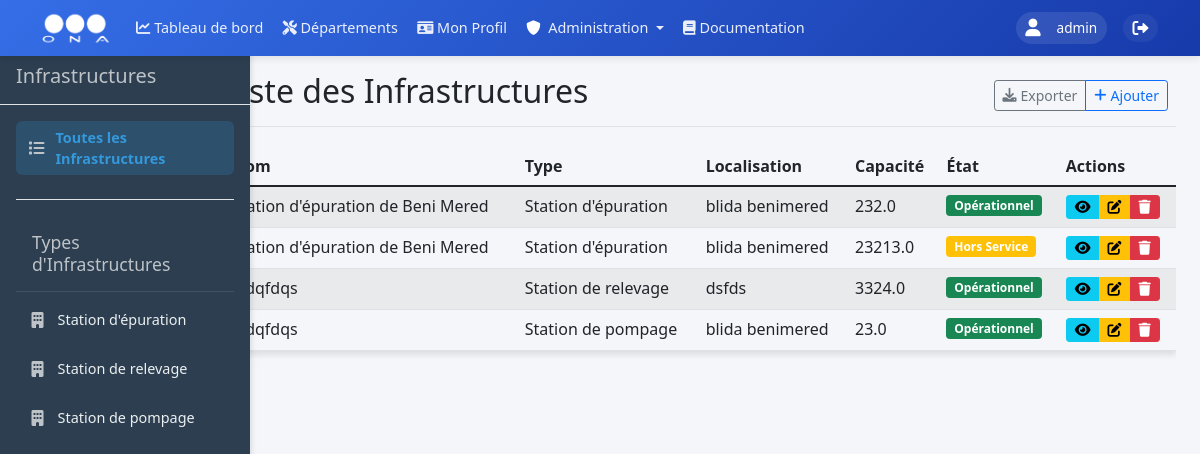
The page /departement/exploitation/infrastructures/ (signed in) on the database its author committed.
### models.py (models this page shows, shortened)
class User(UserMixin, db.Model):
    __tablename__ = 'users'
    id = db.Column(db.Integer, primary_key=True)
    username = db.Column(db.String(80), unique=True, nullable=False, index=True)
    nickname = db.Column(db.String(80), index=True)
    email = db.Column(db.String(120), unique=True, nullable=True, index=True)
    password_hash = db.Column(db.String(128))
    role = db.Column(db.String(20), nullable=False, default=UserRole.UTILISATEUR, index=True)
    is_active = db.Column(db.Boolean, default=True, index=True)
    last_login = db.Column(db.DateTime, index=True)
    unit_id = db.Column(db.Integer, db.ForeignKey('units.id', ondelete='SET NULL'), nullable=True, index=True)
    zone_id = db.Column(db.Integer, db.ForeignKey('zones.id', ondelete='SET NULL'), nullable=True, index=True)
    created_at = db.Column(db.DateTime, default=datetime.utcnow, index=True)
    updated_at = db.Column(db.DateTime, default=datetime.utcnow, onupdate=datetime.utcnow, index=True)
    profile = db.relationship('UserProfile', backref='user', uselist=False, lazy=True, cascade='all, delete-orphan')
    incidents = db.relationship('Incident', backref='author', lazy=True)

class Infrastructure(db.Model):
    __tablename__ = 'infrastructures'
    id = db.Column(db.Integer, primary_key=True)
    nom = db.Column(db.String(200), nullable=False, index=True)
    type = db.Column(db.String(100), nullable=False, index=True)
    localisation = db.Column(db.String(200), nullable=False)
    capacite = db.Column(db.Float, nullable=False)
    etat = db.Column(db.String(50), nullable=False, default='Opérationnel', index=True)
    epuration_type = db.Column(db.String(100), nullable=True, index=True)
    infrastructure_files = db.relationship('InfrastructureFile', back_populates='infrastructure', lazy='dynamic', cascade='all, delete-orphan')
    created_at = db.Column(db.DateTime, default=datetime.utcnow, index=True)
    updated_at = db.Column(db.DateTime, default=datetime.utcnow, onupdate=datetime.utcnow, index=True)

### routes/infrastructures.py (the view)
@infrastructures_bp.route('/')
@login_required
@permission_required(Permission.VIEW_INFRASTRUCTURES)
def liste_infrastructures():
    infrastructures = Infrastructure.query.all()
    infrastructure_types = ["Station d'épuration", "Station de relevage", "Station de pompage"]
    return render_template(
        'departement/exploitation/infrastructures/liste_infrastructures.html',
        infrastructures=infrastructures,
        infrastructure_types=infrastructure_types
    )

### app.py (called while the page is built)
@login_manager.user_loader
def load_user(user_id):
    return db.session.get(User, int(user_id))

### utils/permissions.py (called while the page is built)
def permission_required(permission):
    def decorator(f):
        @wraps(f)
        @login_required
        def decorated_function(*args, **kwargs):
            if not PermissionManager.has_permission(current_user.role, permission):
                flash('Vous n\'avez pas la permission d\'effectuer cette action.', 'danger')
                return redirect('main_dashboard.dashboard')  # Redirect to dashboard
            return f(*args, **kwargs)
        return decorated_function
    return decorator

    @classmethod
    def get_role_permissions(cls, role: str) -> Set[str]:
        return cls._ROLE_PERMISSIONS.get(role, set())

    @classmethod
    def has_permission(cls, role: str, permission: str) -> bool:
        return permission in cls.get_role_permissions(role)

### templates/departement/exploitation/infrastructures/liste_infrastructures.html (shortened to what this page needs)
{% extends "base/base.html" %}
{% block content %}
<div class="container-fluid">
    <div class="row">
        <nav id="sidebar" class="col-md-3 col-lg-2 d-md-block bg-light sidebar">
            <div class="position-sticky">
                <div class="sidebar-heading p-3 border-bottom">
                    <h5 class="mb-0">Infrastructures</h5>
                </div>
                <ul class="nav flex-column">
                    <li class="nav-item">
                        <a class="nav-link active" href="#" data-filter="all">
                            <i class="fas fa-list me-2"></i>Toutes les Infrastructures
                        </a>
                    </li>
                    <li class="nav-item border-top mt-2 pt-2">
                        <h6 class="sidebar-heading px-3 mt-2 mb-1 text-muted">
                            <span>Types d'Infrastructures</span>
                        </h6>
                    </li>
                    {% for type in infrastructure_types %}
                    <li class="nav-item">
                        <a class="nav-link" href="#" data-filter="{{ type }}">
                            <i class="fas fa-building me-2"></i>{{ type }}
                        </a>
                    </li>
                    {% endfor %}
                </ul>
            </div>
        </nav>
        <main class="col-md-9 ms-sm-auto col-lg-10 px-md-4">
            <div class="d-flex justify-content-between flex-wrap flex-md-nowrap align-items-center pt-3 pb-2 mb-3 border-bottom">
                <h1 class="h2">Liste des Infrastructures</h1>
                <div class="btn-toolbar mb-2 mb-md-0">
                    <div class="btn-group me-2">
                        <button type="button" class="btn btn-sm btn-outline-secondary">
                            <i class="fas fa-download me-1"></i>Exporter
                        </button>
                        <button type="button" class="btn btn-sm btn-outline-primary" data-bs-toggle="modal" data-bs-target="#addInfrastructureModal">
                            <i class="fas fa-plus me-1"></i>Ajouter
                        </button>
                    </div>
                </div>
            </div>
            <div class="table-responsive">
                {% if infrastructures %}
                <table class="table table-striped table-hover" id="infrastructuresTable">
                    <thead>
                        <tr>
                            <th>Nom</th>
                            <th>Type</th>
                            <th>Localisation</th>
                            <th>Capacité</th>
                            <th>État</th>
                            <th>Actions</th>
                        </tr>
                    </thead>
                    <tbody>
                        {% for infrastructure in infrastructures %}
                        <tr data-type="{{ infrastructure.type }}">
                            <td>{{ infrastructure.nom }}</td>
                            <td>{{ infrastructure.type }}</td>
                            <td>{{ infrastructure.localisation }}</td>
                            <td>{{ infrastructure.capacite }}</td>
                            <td>
                                <span class="badge {% if infrastructure.etat == 'Opérationnel' %}bg-success{% else %}bg-warning{% endif %}">
                                    {{ infrastructure.etat }}
                                </span>
                            </td>
                            <td>
                                <div class="btn-group btn-group-sm" role="group">
                                    <button type="button" class="btn btn-info view-infrastructure" title="Détails" data-infrastructure-id="{{ infrastructure.id }}">
                                        <i class="fas fa-eye"></i>
                                    </button>
                                    <button type="button" class="btn btn-warning edit-infrastructure" title="Modifier" data-infrastructure-id="{{ infrastructure.id }}">
                                        <i class="fas fa-edit"></i>
                                    </button>
                                    <button type="button" class="btn btn-danger" title="Supprimer">
                                        <i class="fas fa-trash"></i>
                                    </button>
                                </div>
                            </td>
                        </tr>
                        {% endfor %}
                    </tbody>
                </table>
                {% endif %}
            </div>
        </main>
    </div>
</div>
{% endblock %}

### templates/base/base.html (shortened to what this page needs)
<!DOCTYPE html>
<html lang="fr" dir="ltr">
<head>
    <link href="https://cdn.jsdelivr.net/npm/bootstrap@5.1.3/dist/css/bootstrap.min.css" rel="stylesheet">
    <link href="https://cdnjs.cloudflare.com/ajax/libs/font-awesome/6.0.0/css/all.min.css" rel="stylesheet">
    <link rel="stylesheet" href="https://unpkg.com/leaflet@1.9.4/dist/leaflet.css" />
    <link rel="stylesheet" href="https://cdn.datatables.net/1.11.5/css/dataTables.bootstrap5.min.css">
</head>
<body>
    <nav class="navbar navbar-expand-lg sticky-top">
        <div class="container">
            <a class="navbar-brand" href="{{ url_for('main_dashboard.dashboard') }}">
                <img src="{{ url_for('static', filename='images/ona_logo.png') }}" alt="ONA">
            </a>
            <div class="collapse navbar-collapse" id="navbarNav">
                <ul class="navbar-nav me-auto mb-2 mb-lg-0">
                    <li class="nav-item">
                        <a class="nav-link" href="{{ url_for('main_dashboard.dashboard') }}">
                            <i class="fas fa-chart-line"></i>
                            <span>Tableau de bord</span>
                        </a>
                    </li>
                    <li class="nav-item">
                        <a class="nav-link" href="{{ url_for('departements') }}">
                            <i class="fas fa-tools"></i>
                            <span>Départements</span>
                        </a>
                    </li>
                    {% if current_user.is_authenticated %}
                    <li class="nav-item">
                        <a class="nav-link" href="{{ url_for('profiles.view_profile') }}">
                            <i class="fas fa-id-card"></i>
                            <span>Mon Profil</span>
                        </a>
                    </li>
                    {% if current_user.role == 'Admin' %}
                    <li class="nav-item dropdown">
                        <a class="nav-link dropdown-toggle" href="#" id="adminDropdown" role="button" data-bs-toggle="dropdown">
                            <i class="fas fa-shield-alt text-white me-1"></i> Administration
                        </a>
                    </li>
                    {% endif %}
                    {% endif %}
                    <li class="nav-item">
                        <a class="nav-link {% if active_page == 'documentation' %}active{% endif %}" href="{{ url_for('documentation.view_documentation') }}">
                            <i class="fas fa-book"></i> Documentation
                        </a>
                    </li>
                </ul>
                <div class="user-section">
                    <div class="d-flex align-items-center">
                        {% if current_user.is_authenticated %}
                            <div class="user-info">
                                <i class="fas fa-user me-2"></i>
                                <span>
                                    {% if current_user.nickname %}
                                        {{ current_user.nickname }}
                                    {% else %}
                                        {{ current_user.username }}
                                    {% endif %}
                                </span>
                            </div>
                            <a href="{{ url_for('auth.logout') }}"
                               class="logout-btn text-white text-decoration-none ms-2"
                               title="Déconnexion"
                               onclick="event.preventDefault(); openUniversalModal({
                                   title: 'Déconnexion',
                                   body: 'Êtes-vous sûr de vouloir vous déconnecter de Spark ?',
                                   confirmText: 'Se déconnecter',
                                   cancelText: 'Annuler',
                                   onConfirm: () => {
                                       window.location.href = '{{ url_for('auth.logout') }}';
                                   }
                               });">
                                <i class="fas fa-sign-out-alt"></i>
                            </a>
                        {% else %}
                            <a href="{{ url_for('auth.login') }}" class="btn btn-light">Connexion</a>
                        {% endif %}
                    </div>
                </div>
            </div>
        </div>
    </nav>
    {% block content %}{% endblock %}
</body>
</html>

### templates/base/base.html (style rules this page uses)
:root { --ona-primary: #356ee7; --ona-secondary: #173aaa; --ona-dark: #2b2d42; --ona-light: #f8f9fa; --transition: all 0.3s ease-in-out; }
.navbar { background: linear-gradient(135deg, var(--ona-primary) 0%, var(--ona-secondary) 100%); box-shadow: 0 2px 8px rgba(0, 0, 0, 0.1); padding: 0.75rem 0; position: sticky; top: 0; z-index: 1000; height: 56px; }
.navbar-brand { display: flex; align-items: center; padding: 0; margin-right: 2rem; }
.navbar-brand img { height: 40px; width: auto; transition: var(--transition); filter: brightness(0) invert(1); }
.nav-link { color: rgba(255, 255, 255, 0.9) !important; padding: 0.5rem 1rem !important; border-radius: 50px; transition: var(--transition); font-weight: 500; }
.nav-link.active { color: white !important; background: rgba(255, 255, 255, 0.2); }
.user-info { color: white; display: flex; align-items: center; gap: 0.5rem; padding: 0.5rem 1rem; border-radius: 50px; background: rgba(255, 255, 255, 0.1); margin-right: 1rem; }
.user-info i { font-size: 1.1rem; }
.logout-btn { color: rgba(255, 255, 255, 0.9); padding: 0.5rem 1rem; border-radius: 50px; text-decoration: none; transition: var(--transition); display: flex; align-items: center; gap: 0.5rem; background: rgba(255, 255, 255, 0.05); }
@media (max-width: 1366px) { .navbar { padding: 0.5rem 0; } }
@media (max-width: 1366px) { .navbar-brand img { height: 35px; } }
@media (max-width: 1366px) { .nav-link { padding: 0.4rem 0.8rem !important; font-size: 0.95rem; } }
@media (max-width: 1366px) { .user-info { padding: 0.4rem 0.8rem; font-size: 0.9rem; } }
@media (max-width: 1366px) { .logout-btn { padding: 0.4rem 0.8rem; } }
@media (max-width: 1200px) { .navbar-brand { margin-right: 1rem; } }
@media (max-width: 1200px) { .nav-link { padding: 0.35rem 0.6rem !important; font-size: 0.9rem; } }
@media (max-width: 1200px) { .user-info { padding: 0.35rem 0.6rem; font-size: 0.85rem; margin-right: 0.5rem; } }
@media (max-width: 1200px) { .logout-btn { padding: 0.35rem 0.6rem; } }

### templates/departement/exploitation/infrastructures/liste_infrastructures.html (style rules this page uses)
body { background-color: #f4f6f9; }
.sidebar { position: fixed; top: 0; bottom: 0; left: 0; z-index: 100; padding: 48px 0 0; background-color: #2c3e50 !important; color: #ecf0f1; box-shadow: 2px 0 5px rgba(0,0,0,0.1); width: 250px; }
.sidebar-heading { color: #bdc3c7 !important; border-bottom: 1px solid rgba(255,255,255,0.1); padding: 1rem 1.25rem; margin-bottom: 1rem; font-size: 1.1rem; }
.sidebar .nav { padding: 0 1rem; }
.sidebar .nav-link { color: #ecf0f1 !important; font-weight: 500; padding: 0.75rem 1rem; transition: all 0.3s ease; border-radius: 6px; display: flex; align-items: center; margin-bottom: 0.5rem; }
.sidebar .nav-link.active { background-color: rgba(52, 152, 219, 0.2); color: #3498db !important; font-weight: 600; }
.sidebar .nav-item { margin-bottom: 0.5rem; }
.sidebar .nav-item i { margin-right: 0.75rem; color: #bdc3c7; font-size: 1rem; width: 1.5rem; text-align: center; }
.sidebar .nav-item:last-child { margin-bottom: 1rem; }
.table-responsive { margin-top: 20px; }
#infrastructuresTable { box-shadow: 0 4px 6px rgba(0,0,0,0.1); }
.btn-toolbar .btn { display: inline-flex; align-items: center; }

### rows shown on the page
User: username "admin"
Infrastructure: nom "Station d'épuration de Beni Mered", type "Station d'épuration", localisation "blida benimered", capacite "232.0", etat "Opérationnel"
Infrastructure: nom "Station d'épuration de Beni Mered", type "Station d'épuration", localisation "blida benimered", capacite "23213.0", etat "Hors Service"
Infrastructure: nom "sfdqfdqs", type "Station de relevage", localisation "dsfds", capacite "3324.0", etat "Opérationnel"
Infrastructure: nom "sfdqfdqs", type "Station de pompage", localisation "blida benimered", capacite "23.0", etat "Opérationnel"

### other values the page prints
{{ type }} "Station d'épuration" "Station de relevage" "Station de pompage"
